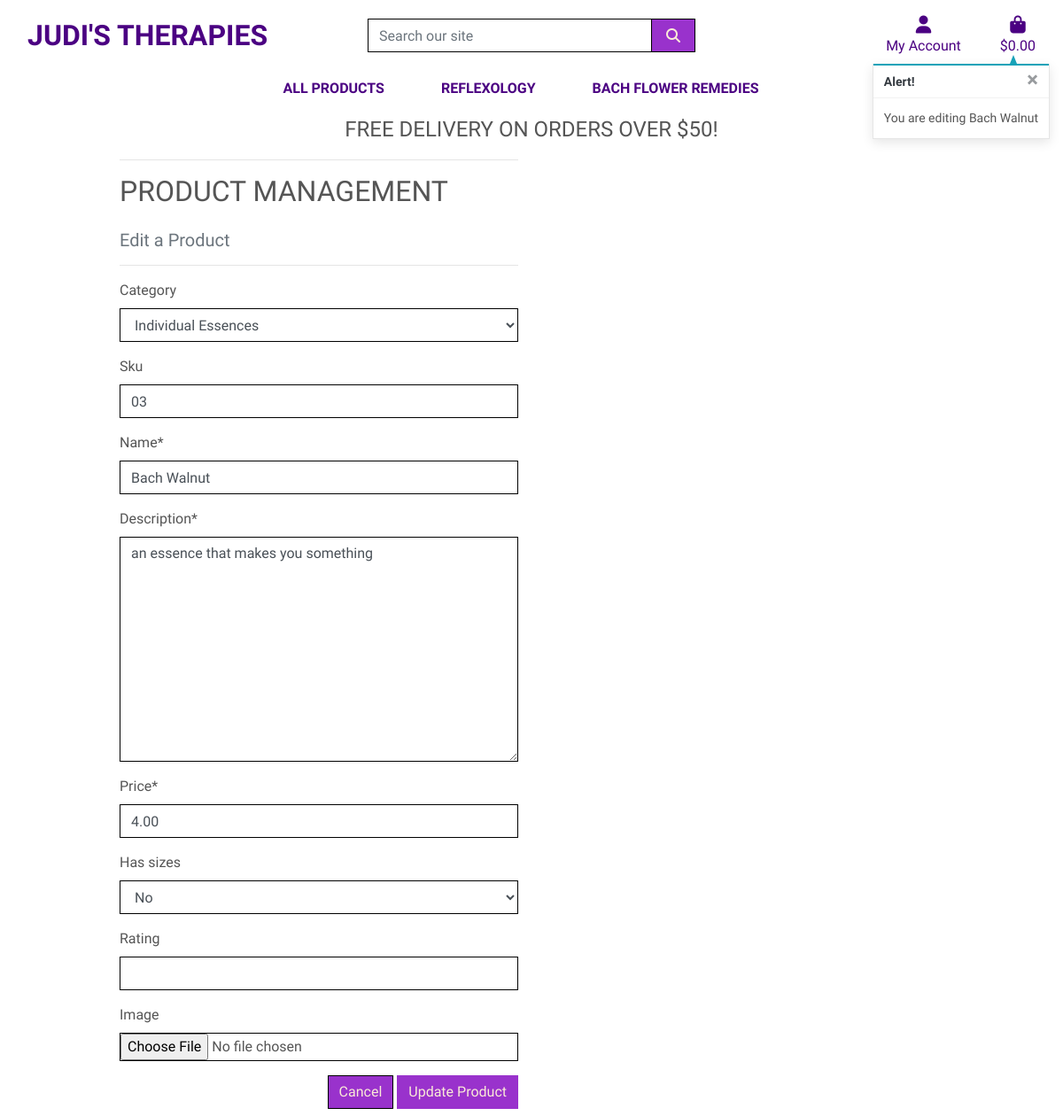
The app's page /products/edit/3/ (signed in), older data.
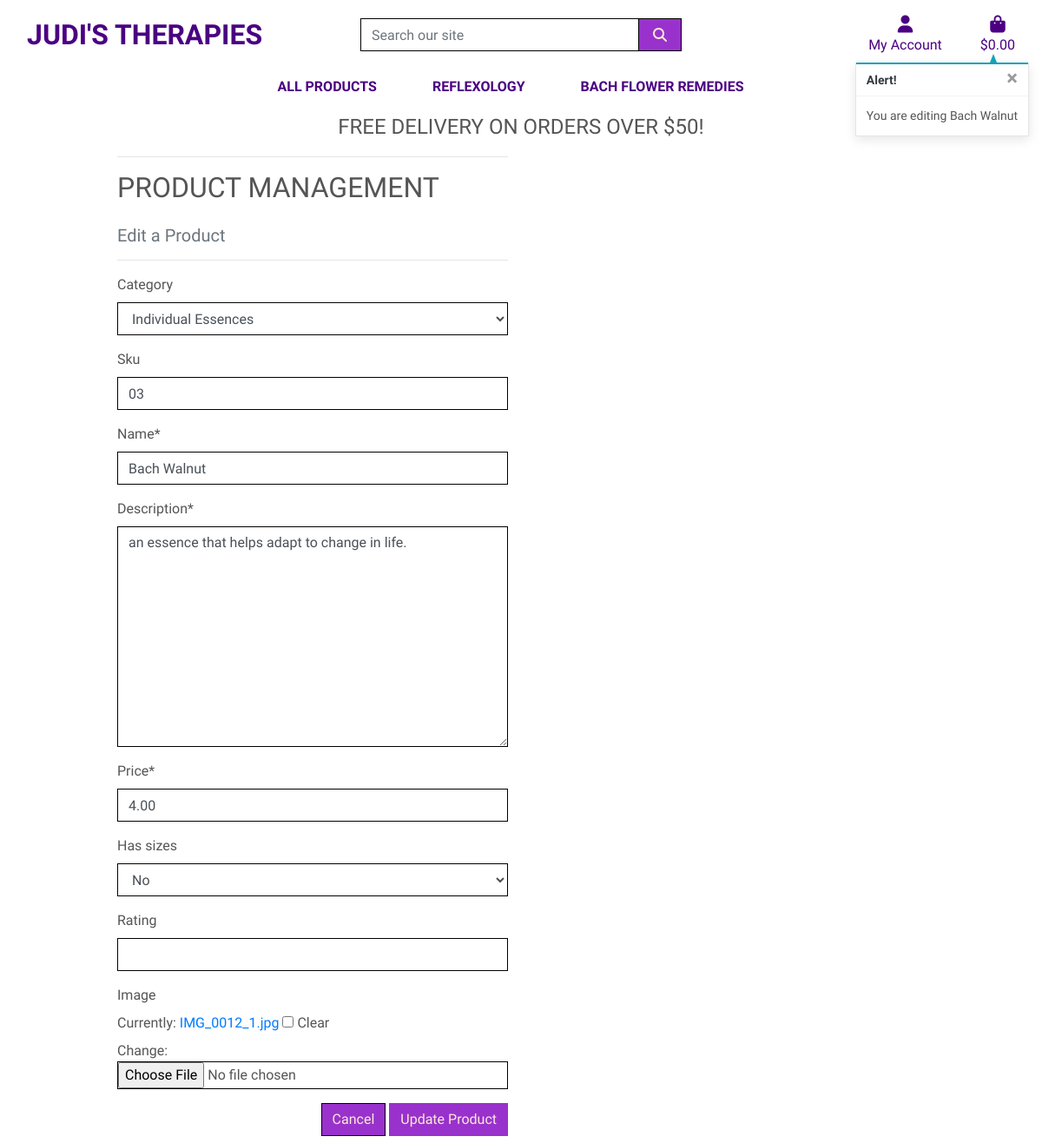
The same page, newer data.
### products/models.py (models this page shows, shortened)
class Product(models.Model):
    category = models.ForeignKey('Category', null=True, blank=True, on_delete=models.SET_NULL)
    sku = models.CharField(max_length=254, null=True, blank=True)
    name = models.CharField(max_length=254)
    description = models.TextField()
    price = models.DecimalField(max_digits=6, decimal_places=2)
    has_sizes = models.BooleanField(default=False, null=True, blank=True)
    rating = models.DecimalField(max_digits=6, decimal_places=2, null=True, blank=True)
    image = models.ImageField(null=True, blank=True)

### products/views.py (the view)
# urls.py: path('edit/<int:product_id>/', views.edit_product, name='edit_product'),
@login_required
def edit_product(request, product_id):
    if not request.user.is_superuser:
        messages.error(request, 'Sorry, only store owners can do that.')
        return redirect(reverse('home'))
    product = get_object_or_404(Product, pk=product_id)
    if request.method == 'POST':
        form = ProductForm(request.POST, request.FILES, instance=product)
        if form.is_valid():
            form.save()
            messages.success(request, 'Successfully updated product!')
            return redirect(reverse('product_detail', args=[product.id]))
        else:
            messages.error(request, 'Failed to update product. Please ensure the form is valid.')
    else:
        form = ProductForm(instance=product)
        messages.info(request, f'You are editing {product.name}')
    template = 'products/edit_product.html'
    context = {
        'form': form,
        'product': product,
    }
    return render(request, template, context)

### products/forms.py
class ProductForm(forms.ModelForm):
    class Meta:
        model = Product
        fields = '__all__'
    def __init__(self, *args, **kwargs):
        super().__init__(*args, **kwargs)
        categories = Category.objects.all()
        friendly_names = [(c.id, c.get_friendly_name()) for c in categories]
        self.fields['category'].choices = friendly_names
        for field_name, field in self.fields.items():
            field.widget.attrs['class'] = 'border-black rounded-0'

### products/models.py (called while the page is built)
    def get_friendly_name(self):
        return self.friendly_name

### products/templates/products/edit_product.html (shortened to what this page needs)
<!DOCTYPE html>
{% extends "base.html" %}
{% load static %}
{% block page_header %}
    <div class="container header-container">
    </div>
{% endblock %}
{% block content %}
    <div class="overlay"></div>
    <div class="container">
        <div class="row">
            <div class="col-12 col-md-6">
                <hr>
                <h2 class="logo-font mb-4">Product Management</h2>
                <h5 class="text-muted">Edit a Product</h5>
                <hr>
            </div>
        </div>
        <div class="row">
            <div class="col-12 col-md-6">
                <form method="POST" action="{% url 'edit_product' product.id %}" class="form mb-2" enctype="multipart/form-data">
                    {{ form | crispy }}
                    <div class="text-right">
                        <a class="btn btn-outline-black rounded-0" href="{% url 'products' %}">Cancel</a>
                        <button class="btn btn-black rounded-0" type="submit">Update Product</button>
                    </div>
                </form>
            </div>
        </div>
    </div>
{% endblock %}

Row changes from the older to the newer data that the page shows:
changed Product "Individual Essences": description "an essence that makes you something" → "an essence that helps adapt to change in life."
Text that changed along with them:
form field form: (not shown) → "☐"
text no longer shown: "Category Sku Name * Description * Price * Has sizes Rating Image"
text now shown: "Category Sku Name * Description * Price * Has sizes Rating Image Currently: IMG_0012_1.jpg Clear Change:"
